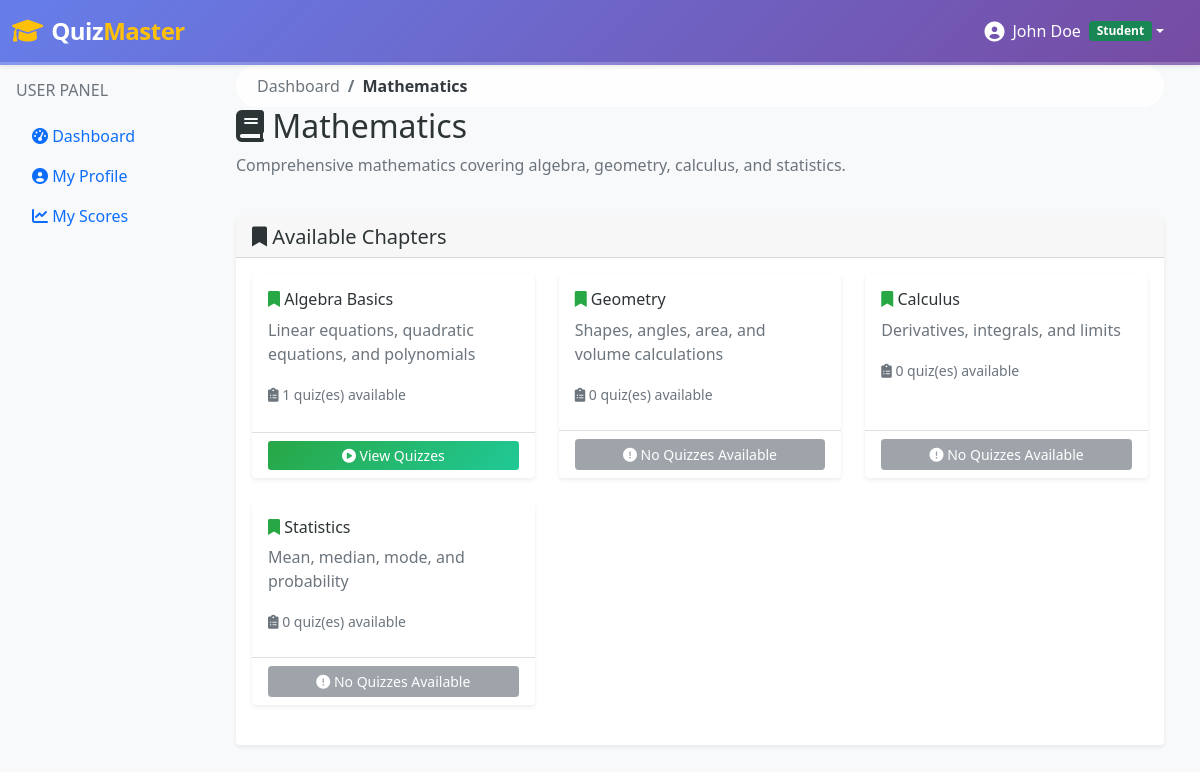
/user/subject/1 (signed in), run on the app's committed database.
### models/subject.py (models this page shows, shortened)
class Subject(db.Model):
    id = db.Column(db.Integer, primary_key=True)
    name = db.Column(db.String(100), nullable=False)
    description = db.Column(db.Text)
    created_at = db.Column(db.DateTime, default=datetime.utcnow)
    chapters = db.relationship('Chapter', backref='subject', lazy=True, cascade='all, delete-orphan')

### models/chapter.py (models this page shows, shortened)
class Chapter(db.Model):
    id = db.Column(db.Integer, primary_key=True)
    name = db.Column(db.String(100), nullable=False)
    description = db.Column(db.Text)
    subject_id = db.Column(db.Integer, db.ForeignKey('subject.id'), nullable=False)
    created_at = db.Column(db.DateTime, default=datetime.utcnow)
    quizzes = db.relationship('Quiz', backref='chapter', lazy=True, cascade='all, delete-orphan')

### controllers/user.py (the view)
    def decorated_function(*args, **kwargs):
        if not is_logged_in() or is_admin():
            flash('Access denied', 'error')
            return redirect(url_for('auth.login'))
        return f(*args, **kwargs)

### controllers/user.py (called while the page is built)
def is_logged_in():
    return 'user_id' in session

def is_admin():
    return session.get('is_admin', False)

def user_required(f):
    def decorated_function(*args, **kwargs):
        if not is_logged_in() or is_admin():
            flash('Access denied', 'error')
            return redirect(url_for('auth.login'))
        return f(*args, **kwargs)
    decorated_function.__name__ = f.__name__
    return decorated_function

@user_bp.route('/subject/<int:subject_id>')
@user_required
def subject_chapters(subject_id):
    subject = Subject.query.get_or_404(subject_id)
    chapters = Chapter.query.filter_by(subject_id=subject_id).all()
    return render_template('user/subject_chapters.html', subject=subject, chapters=chapters)

### templates/user/subject_chapters.html (shortened to what this page needs)
{% extends "base.html" %}
{% block content %}
<div class="container-fluid">
    <div class="row mb-4">
        <div class="col-12">
            <nav aria-label="breadcrumb">
                <ol class="breadcrumb">
                    <li class="breadcrumb-item"><a href="{{ url_for('user.dashboard') }}">Dashboard</a></li>
                    <li class="breadcrumb-item active">{{ subject.name }}</li>
                </ol>
            </nav>
            <h2><i class="fas fa-book"></i> {{ subject.name }}</h2>
            <p class="text-muted">{{ subject.description or "Explore chapters and take quizzes" }}</p>
        </div>
    </div>
    <div class="row">
        <div class="col-12">
            <div class="card">
                <div class="card-header">
                    <h5 class="mb-0"><i class="fas fa-bookmark"></i> Available Chapters</h5>
                </div>
                <div class="card-body">
                    {% if chapters %}
                        <div class="row">
                            {% for chapter in chapters %}
                                <div class="col-md-6 col-lg-4 mb-4">
                                    <div class="card h-100 border-primary">
                                        <div class="card-body">
                                            <h6 class="card-title">
                                                <i class="fas fa-bookmark text-primary"></i> {{ chapter.name }}
                                            </h6>
                                            <p class="card-text text-muted">
                                                {{ chapter.description or "No description available" }}
                                            </p>
                                            <div class="mb-2">
                                                <small class="text-muted">
                                                    <i class="fas fa-clipboard-list"></i>
                                                    {{ chapter.quizzes|length }} quiz(es) available
                                                </small>
                                            </div>
                                        </div>
                                        <div class="card-footer bg-transparent">
                                            {% if chapter.quizzes %}
                                                <a href="{{ url_for('user.chapter_quizzes', chapter_id=chapter.id) }}"
                                                   class="btn btn-primary btn-sm w-100">
                                                    <i class="fas fa-play-circle"></i> View Quizzes
                                                </a>
                                            {% else %}
                                                <button class="btn btn-secondary btn-sm w-100" disabled>
                                                    <i class="fas fa-exclamation-circle"></i> No Quizzes Available
                                                </button>
                                            {% endif %}
                                        </div>
                                    </div>
                                </div>
                            {% endfor %}
                        </div>
                    {% endif %}
                </div>
            </div>
        </div>
    </div>
</div>
{% endblock %}

### templates/base.html (shortened to what this page needs)
<!DOCTYPE html>
<html lang="en">
<head>
    <link href="https://cdn.jsdelivr.net/npm/bootstrap@5.1.3/dist/css/bootstrap.min.css" rel="stylesheet">
    <link href="https://cdnjs.cloudflare.com/ajax/libs/font-awesome/6.0.0/css/all.min.css" rel="stylesheet">
    <link href="{{ url_for('static', filename='css/style.css') }}" rel="stylesheet">
</head>
<body>
    <nav class="navbar navbar-expand-lg navbar-dark bg-gradient shadow-sm" style="background: linear-gradient(135deg, #667eea 0%, #764ba2 100%) !important;">
        <div class="container-fluid">
            <a class="navbar-brand fw-bold d-flex align-items-center" href="{{ url_for('main.index') }}">
                <div class="brand-icon me-2">
                    <i class="fas fa-graduation-cap fa-lg text-warning"></i>
                </div>
                <span class="brand-text">
                    Quiz<span class="text-warning">Master</span>
                </span>
            </a>
            <div class="collapse navbar-collapse" id="navbarNav">
                <div class="navbar-nav ms-auto d-flex align-items-center">
                    {% if session.user_id %}
                        <div class="nav-item dropdown me-3">
                            <a class="nav-link dropdown-toggle d-flex align-items-center text-white" href="#" role="button" data-bs-toggle="dropdown">
                                <div class="user-avatar me-2">
                                    <i class="fas fa-user-circle fa-lg"></i>
                                </div>
                                <span class="d-none d-md-inline">{{ session.full_name }}</span>
                                {% if session.is_admin %}
                                    <span class="badge bg-warning text-dark ms-2 pulse">Admin</span>
                                {% else %}
                                    <span class="badge bg-success ms-2">Student</span>
                                {% endif %}
                            </a>
                        </div>
                    {% endif %}
                </div>
            </div>
        </div>
    </nav>
    <div class="container-fluid">
        <div class="row">
            {% if session.user_id %}
                <div class="col-md-2 p-0">
                    <div class="sidebar p-3">
                        {% if session.is_admin %}
                            <h6 class="text-muted mb-3">ADMIN PANEL</h6>
                            <ul class="nav flex-column">
                                <li class="nav-item">
                                    <a class="nav-link" href="{{ url_for('admin.dashboard') }}">
                                        <i class="fas fa-tachometer-alt"></i> Dashboard
                                    </a>
                                </li>
                                <li class="nav-item">
                                    <a class="nav-link" href="{{ url_for('admin.subjects') }}">
                                        <i class="fas fa-book"></i> Subjects
                                    </a>
                                </li>
                                <li class="nav-item">
                                    <a class="nav-link" href="{{ url_for('admin.chapters') }}">
                                        <i class="fas fa-bookmark"></i> Chapters
                                    </a>
                                </li>
                                <li class="nav-item">
                                    <a class="nav-link" href="{{ url_for('admin.quizzes') }}">
                                        <i class="fas fa-clipboard-list"></i> Quizzes
                                    </a>
                                </li>
                                <li class="nav-item">
                                    <a class="nav-link" href="{{ url_for('admin.users') }}">
                                        <i class="fas fa-users"></i> Users
                                    </a>
                                </li>
                            </ul>
                        {% else %}
                            <h6 class="text-muted mb-3">USER PANEL</h6>
                            <ul class="nav flex-column">
                                <li class="nav-item">
                                    <a class="nav-link" href="{{ url_for('user.dashboard') }}">
                                        <i class="fas fa-tachometer-alt"></i> Dashboard
                                    </a>
                                </li>
                                <li class="nav-item">
                                    <a class="nav-link" href="{{ url_for('user.profile') }}">
                                        <i class="fas fa-user-circle"></i> My Profile
                                    </a>
                                </li>
                                <li class="nav-item">
                                    <a class="nav-link" href="{{ url_for('user.scores') }}">
                                        <i class="fas fa-chart-line"></i> My Scores
                                    </a>
                                </li>
                            </ul>
                        {% endif %}
                    </div>
                </div>
                <div class="col-md-10">
            {% else %}
                <div class="col-12">
            {% endif %}
                    <div class="main-content">
                        {% block content %}{% endblock %}
                    </div>
                </div>
        </div>
    </div>
</body>
</html>

### static/css/style.css (style rules this page uses)
.navbar { border-bottom: 3px solid rgba(255, 255, 255, 0.2); backdrop-filter: blur(10px); z-index: 1030 !important; position: relative; }
.navbar-brand .brand-text { font-size: 1.5rem; font-weight: 700; letter-spacing: -0.5px; }
.navbar-brand .brand-icon { animation: float 3s ease-in-out infinite; }
.user-avatar { transition: transform 0.3s ease; }
.nav-item.dropdown { z-index: 1040 !important; position: relative; }
body { background-color: #f8f9fa; }
.navbar-brand { font-weight: bold; color: #fff !important; }
.card { border: none; box-shadow: 0 0.125rem 0.25rem rgba(0, 0, 0, 0.075); transition: box-shadow 0.15s ease-in-out; position: relative; z-index: 1; }
.breadcrumb { background: rgba(255, 255, 255, 0.8); border-radius: 25px; padding: 8px 20px; margin-bottom: 0; backdrop-filter: blur(10px); border: 1px solid rgba(255, 255, 255, 0.2); }
.breadcrumb-item a { color: #6c757d; text-decoration: none; transition: color 0.3s ease; }
.breadcrumb-item.active { color: #343a40; font-weight: 600; }
* { transition: color 0.3s ease, background-color 0.3s ease, transform 0.3s ease, box-shadow 0.3s ease; }
h1, h2, h3, h4, h5, h6 { color: #2d3436 !important; }
.card-title { color: #2d3436 !important; }
.text-primary { color: #28a745 !important; }
.btn-primary { background: linear-gradient(135deg, #28a745 0%, #20c997 100%); border: none; color: white; }

### data on the page
Subject: name "Mathematics", description "Comprehensive mathematics covering algebra, geometry, calculus, and statistics."
Chapter: name "Algebra Basics", description "Linear equations, quadratic equations, and polynomials", quizzes|length "1"
Chapter: name "Geometry", description "Shapes, angles, area, and volume calculations", quizzes|length "0", shows "No Quizzes Available"
Chapter: name "Calculus", description "Derivatives, integrals, and limits", quizzes|length "0", shows "No Quizzes Available"
Chapter: name "Statistics", description "Mean, median, mode, and probability", quizzes|length "0", shows "No Quizzes Available"

### other printed values
{{ session.full_name }} "John Doe"
